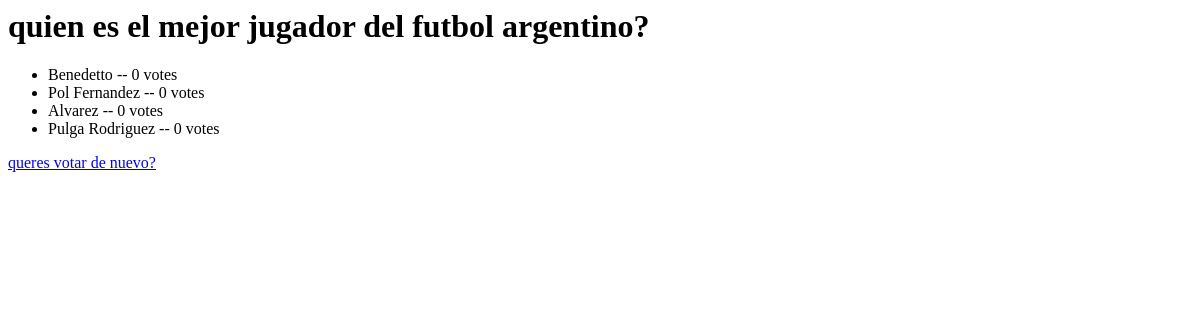
/polls/1/results/, run on an earlier commit of the app's database.
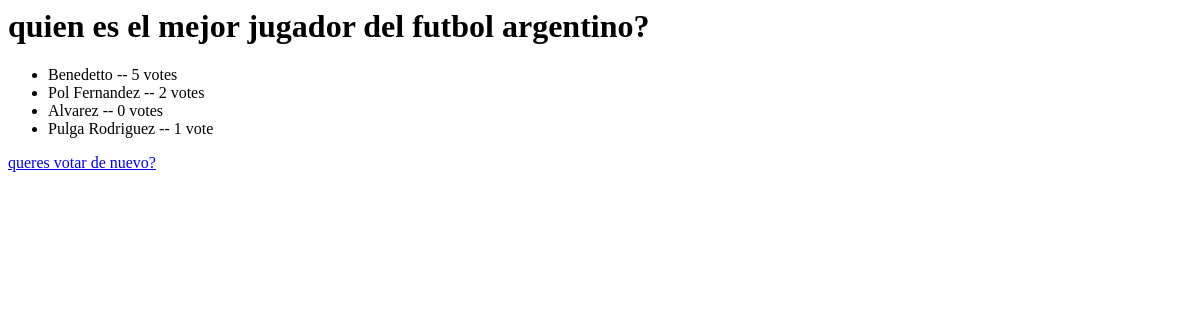
And on a later commit of the database.
### polls/models.py (models this page shows, shortened)
class Question(models.Model):
    question_text = models.CharField(max_length=200)
    pub_date = models.DateTimeField("date publish")

class Choice(models.Model):
    question = models.ForeignKey(Question, on_delete=models.CASCADE)
    choice_text = models.CharField(max_length=200)
    votes = models.IntegerField(default=0)

### polls/views.py (the view)
# urls.py: path("<int:question_id>/results/", views.results, name="results"),
def results(request,question_id):
    question = get_object_or_404(Question, pk=question_id)
    return render(request, "polls/results.html", {"question":question})

### polls/templates/polls/results.html
<h1>{{question.question_text}}</h1>
<ul>
    {% for choice in question.choice_set.all %}
        <li>{{choice.choice_text}} -- {{choice.votes}} vote{{choice.votes|pluralize}}</li>
    {% endfor %}
</ul>
<a href="{% url 'polls:detail' question.id %}">queres votar de nuevo?</a>

What changed in the data, as far as the page shows it:
changed Choice "Benedetto": votes "0" → "5"
changed Choice "Pol Fernandez": votes "0" → "2"
changed Choice "Pulga Rodriguez": votes "0" → "1"
